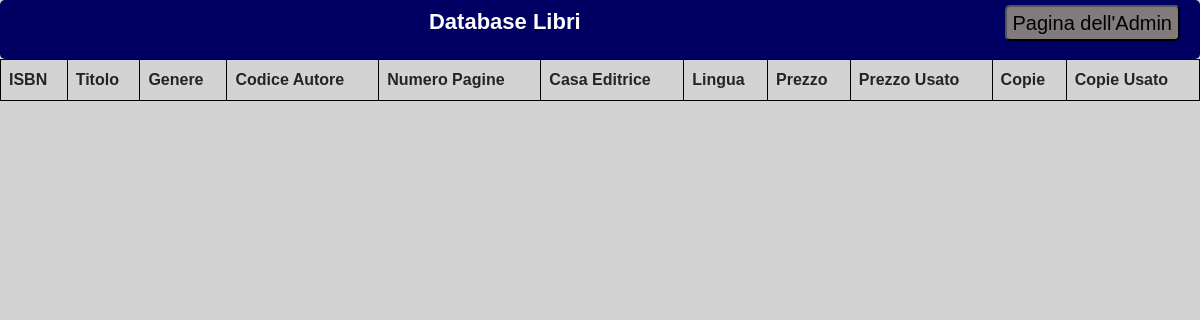
The app's page /getQuery.php, older data.
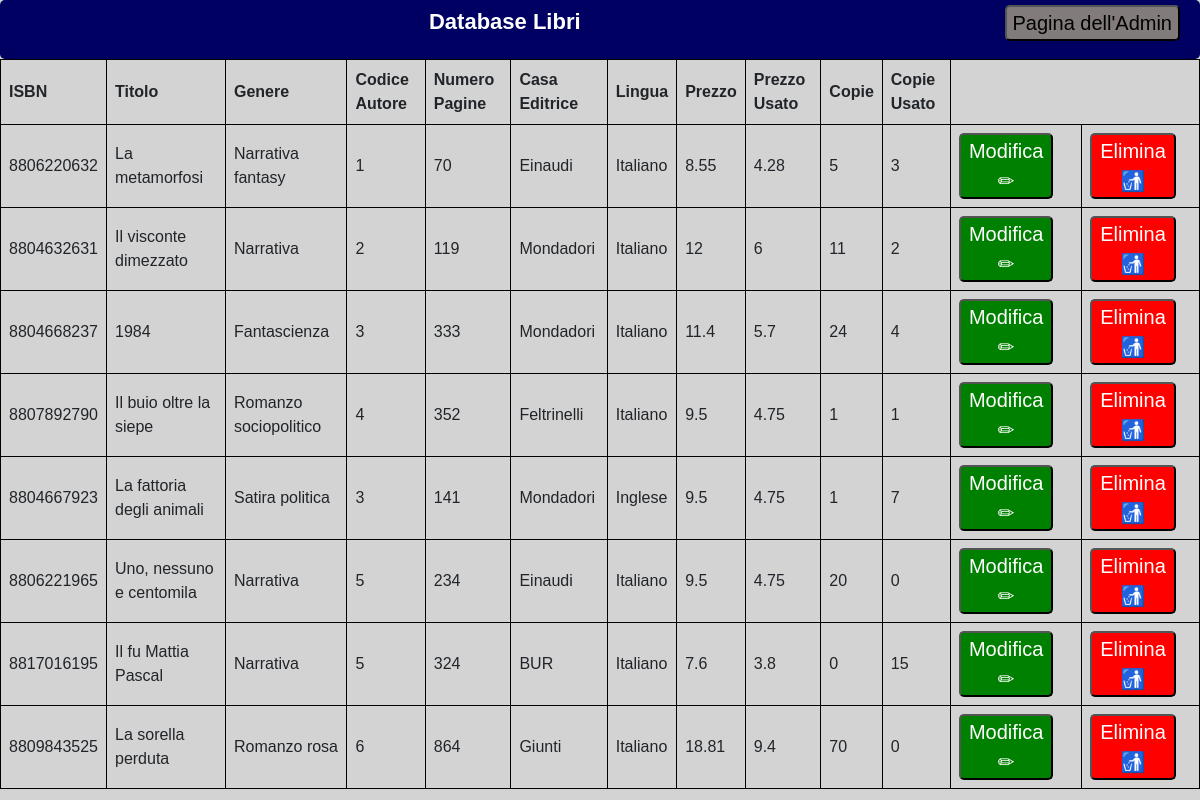
The same page, newer data.
### tables this page shows
CREATE TABLE TipoLibro (
  IDTipoLibro int NOT NULL,
  Copie int NOT NULL,
  Prezzo float NOT NULL,
  Tipo varchar(100) NOT NULL,
  PRIMARY KEY (IDTipoLibro, Tipo),
  FOREIGN KEY (IDTipoLibro) REFERENCES Libro(IDLibro)
);

CREATE TABLE Libro (
  IDLibro int NOT NULL AUTO_INCREMENT,
  ISBN10 varchar(100) NOT NULL,
  Titolo varchar(100) NOT NULL,
  Genere varchar(50) NOT NULL,
  Anno int NOT NULL,
  CasaEditrice varchar(50) NOT NULL,
  NumeroPagine int NOT NULL,
  Lingua varchar(20) NOT NULL,
  CodAutore int NOT NULL,
  Foto varchar (300) NOT NULL,
   PRIMARY KEY (IDLibro),
   FOREIGN KEY (CodAutore) REFERENCES Autore(IDAutore)
);

### getQuery.php (the view, shortened to what this page needs)
<!DOCTYPE html>
<html>
  <head>
    <link href="https://cdn.jsdelivr.net/npm/bootstrap@5.0.0-beta3/dist/css/bootstrap.min.css" rel="stylesheet">
    <link rel="stylesheet" href="./style-getQuery.css"  type="text/css">
  </head>
  <body>
    <div id="bluebox">
      <p id=title>Database Libri <a href="admin.php"><button class='admin' type='button'>Pagina dell'Admin</button></a></p>
    </div>
    <?php
    $servername = "localhost";
    $username = "root";
    $password = "";
    $dbname = "libreria";
    $conn = new mysqli($servername, $username, $password, $dbname);
    $sql = "SELECT * FROM Libro JOIN TipoLibro ON Libro.IDLibro=TipoLibro.IDTipoLibro WHERE TipoLibro.Tipo='Nuovo'";
    $result = $conn->query($sql);
    $sql2 = "SELECT * FROM Libro JOIN TipoLibro ON Libro.IDLibro=TipoLibro.IDTipoLibro WHERE TipoLibro.Tipo='Usato'";
    $result2 = $conn->query($sql2);
    if ($result) {
      echo "<table id='tabellaDB'>";
      echo "<tr><th>ISBN</th><th>Titolo</th><th>Genere</th><th>Codice Autore</th><th>Numero Pagine</th><th>Casa Editrice</th><th>
      Lingua</th><th>Prezzo</th><th>Prezzo Usato</th><th>Copie</th><th>Copie Usato</th></tr>";
      while($row = $result->fetch_assoc() and $row2= $result2->fetch_assoc()) {
        echo "<td>" . $row["ISBN10"]. "</td><td> " . $row["Titolo"]. " </td><td> ". $row["Genere"]. " </td><td> ". $row["CodAutore"].
        " </td><td>". $row["NumeroPagine"]. " </td><td> ". $row["CasaEditrice"]. " </td><td> ". $row["Lingua"]. " </td><td> ".$row["Prezzo"]. " </td><td> ".$row2["Prezzo"]." </td>
        <td>". $row["Copie"]. " </td><td>".$row2["Copie"]."</td><td><button class='edit' type='button'>Modifica ✏</button></td>
        <td><button id='".$row["IDLibro"]."' class='delete' 'type='button' >Elimina 🚮</button></td></tr>";
      }
      echo "</table>";
    }
    else {
      echo "Database vuoto";
    }
  ?>
  </body>
</html>

### style-getQuery.css (style rules this page uses)
body { font-family: Arial, Helvetica, sans-serif; background-color: lightgray; }
div { margin: auto; width: 1000px; background-color: white; padding: 5px; border-radius: 5px; }
#title { font-size: 22px; color: white; font-weight: bold; text-align: center; }
.edit { width: fit-content; height: fit-content; background-color: green; color: white; font-size: 20px; float: right; margin-right: 20px; border-radius: 5px; }
.delete { width: fit-content; height: fit-content; background-color: red; color: white; font-size: 20px; float: right; margin-right: 15px; border-radius: 5px; }
.admin { width: fit-content; height: fit-content; background-color: rgb(129, 123, 123); color: black; font-size: 20px; float: right; margin-right: 15px; border-radius: 5px; }
#bluebox { background-color: rgb(0, 0, 99); width: 100%; text-align: right; }
tr, td, th { text-align: left; padding: 8px; border: 1px solid black; }
#tabellaDB { font-family: arial, sans-serif; border-collapse: collapse; width: 100%; border: 1px solid black; }

Row changes from the older to the newer data that the page shows:
added tipolibro: IDTipoLibro.ISBN10 "8806220632", IDTipoLibro.Titolo "La metamorfosi", IDTipoLibro.Genere "Narrativa fantasy", IDTipoLibro.CodAutore "1", IDTipoLibro.NumeroPagine "70", IDTipoLibro.CasaEditrice "Einaudi", IDTipoLibro.Lingua "Italiano", Prezzo "4.28", Copie "3"
added tipolibro: Prezzo "8.55", Copie "5"
added tipolibro: IDTipoLibro.ISBN10 "8804632631", IDTipoLibro.Titolo "Il visconte dimezzato", IDTipoLibro.Genere "Narrativa", IDTipoLibro.CodAutore "2", IDTipoLibro.NumeroPagine "119", IDTipoLibro.CasaEditrice "Mondadori", IDTipoLibro.Lingua "Italiano", Prezzo "6", Copie "2"
added tipolibro: Prezzo "12", Copie "11"
added tipolibro: IDTipoLibro.ISBN10 "8804668237", IDTipoLibro.Titolo "1984", IDTipoLibro.Genere "Fantascienza", IDTipoLibro.CodAutore "3", IDTipoLibro.NumeroPagine "333", IDTipoLibro.CasaEditrice "Mondadori", IDTipoLibro.Lingua "Italiano", Prezzo "5.7", Copie "4"
added tipolibro: Prezzo "11.4", Copie "24"
added tipolibro: IDTipoLibro.ISBN10 "8807892790", IDTipoLibro.Titolo "Il buio oltre la siepe", IDTipoLibro.Genere "Romanzo sociopolitico", IDTipoLibro.CodAutore "4", IDTipoLibro.NumeroPagine "352", IDTipoLibro.CasaEditrice "Feltrinelli", IDTipoLibro.Lingua "Italiano", Prezzo "4.75", Copie "1"
added tipolibro: Prezzo "9.5", Copie "1"
added tipolibro: IDTipoLibro.ISBN10 "8804667923", IDTipoLibro.Titolo "La fattoria degli animali", IDTipoLibro.Genere "Satira politica", IDTipoLibro.CodAutore "3", IDTipoLibro.NumeroPagine "141", IDTipoLibro.CasaEditrice "Mondadori", IDTipoLibro.Lingua "Inglese", Prezzo "4.75", Copie "7"
added tipolibro: Prezzo "9.5", Copie "1"
added tipolibro: IDTipoLibro.ISBN10 "8806221965", IDTipoLibro.Titolo "Uno, nessuno e centomila", IDTipoLibro.Genere "Narrativa", IDTipoLibro.CodAutore "5", IDTipoLibro.NumeroPagine "234", IDTipoLibro.CasaEditrice "Einaudi", IDTipoLibro.Lingua "Italiano", Prezzo "4.75", Copie "0"
added tipolibro: Prezzo "9.5", Copie "20"
added tipolibro: IDTipoLibro.ISBN10 "8817016195", IDTipoLibro.Titolo "Il fu Mattia Pascal", IDTipoLibro.Genere "Narrativa", IDTipoLibro.CodAutore "5", IDTipoLibro.NumeroPagine "324", IDTipoLibro.CasaEditrice "BUR", IDTipoLibro.Lingua "Italiano", Prezzo "3.8", Copie "15"
added tipolibro: Prezzo "7.6", Copie "0"
added tipolibro: IDTipoLibro.ISBN10 "8809843525", IDTipoLibro.Titolo "La sorella perduta", IDTipoLibro.Genere "Romanzo rosa", IDTipoLibro.CodAutore "6", IDTipoLibro.NumeroPagine "864", IDTipoLibro.CasaEditrice "Giunti", IDTipoLibro.Lingua "Italiano", Prezzo "9.4", Copie "0"
added tipolibro: Prezzo "18.81", Copie "70"
